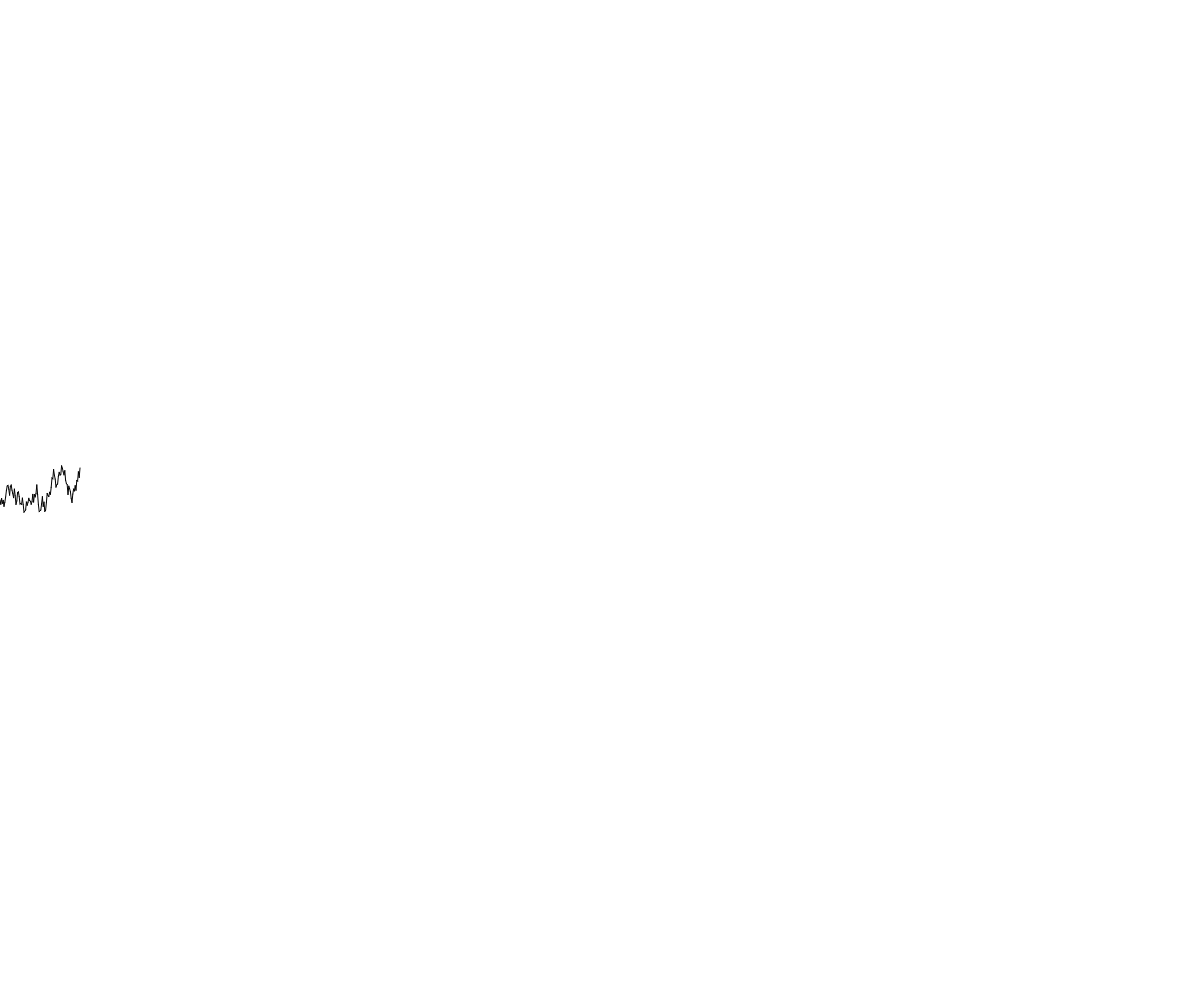
Frame 1 (no input)
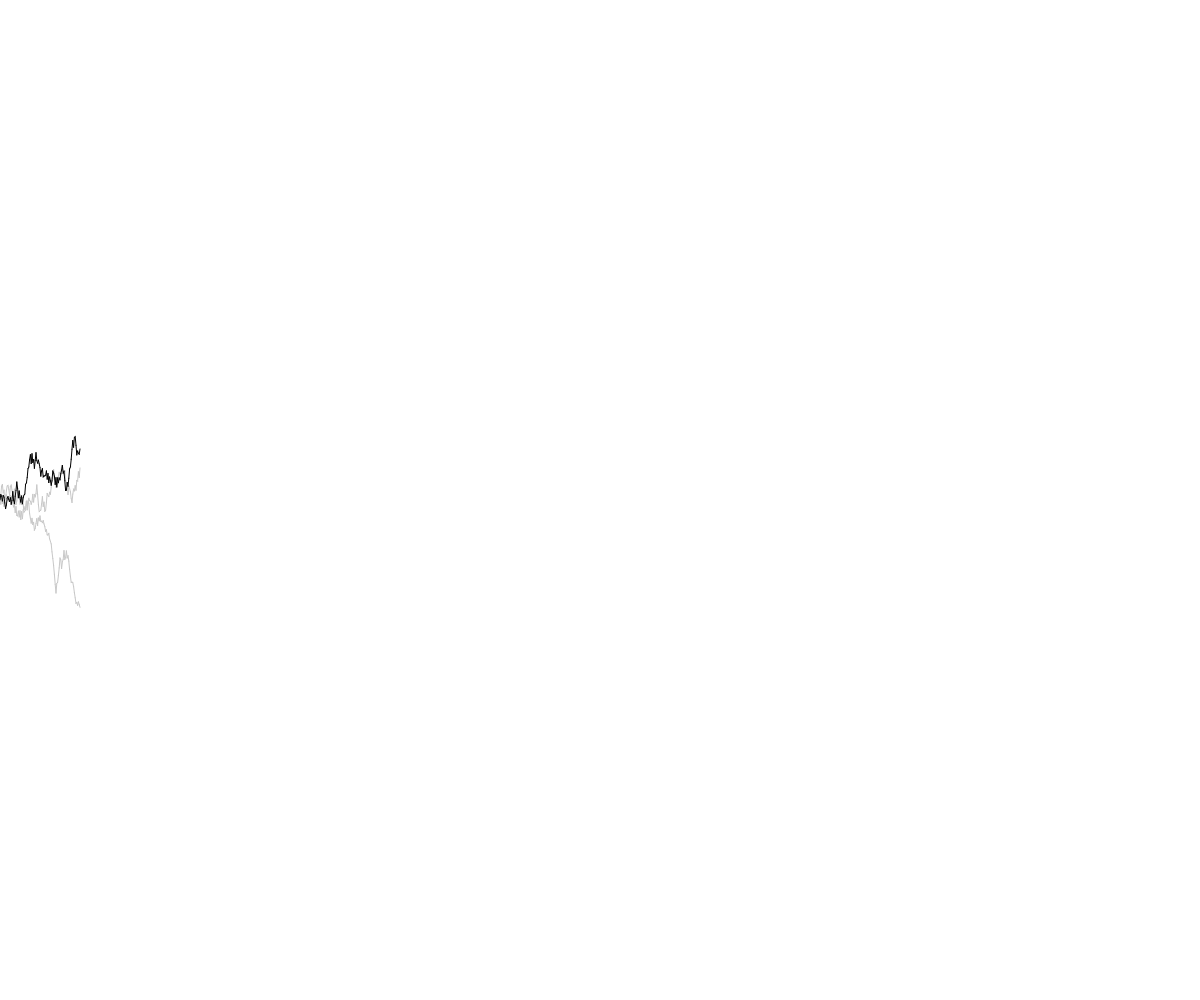
Frame 60 (no input)
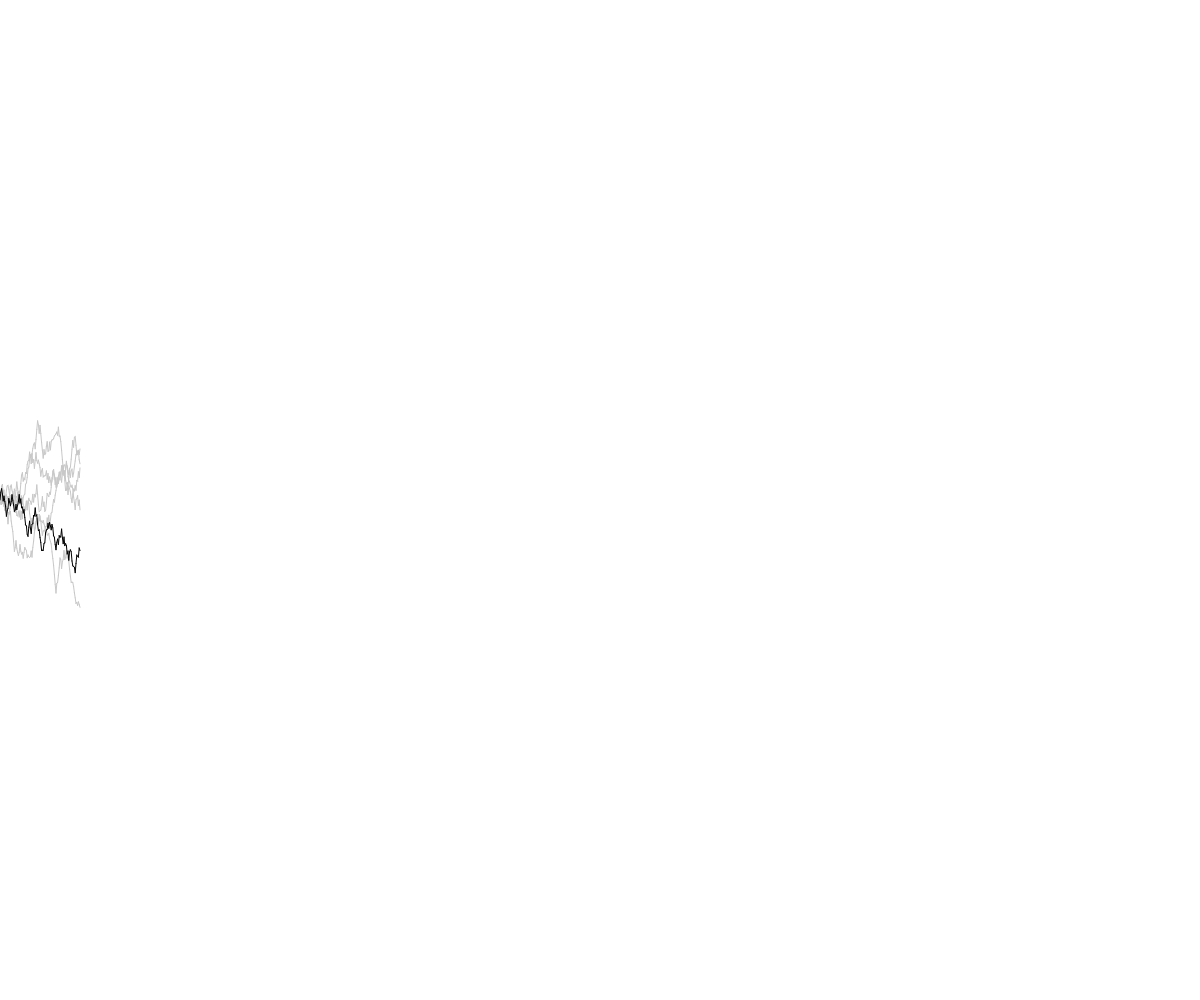
Frame 120 (the mouse pressed at the canvas centre since frame 60)

The p5.js sketch that drew these frames (run headless with seeded random() and noise() and a simulated clock; from frame 60 on, the mouse is pressed at the canvas centre):

// p5.js sketch
// ── sketch.js
let listOfLineCollections = [];
let activeLineCollection = [];
let committedLineCollection = [];

let x;
let y;
const xSectionCount = 15;
let xSectionWidth;
let currentSection = 0;

let score;

function setup() {
  x = 0;
  y = windowHeight / 2;

  xSectionWidth = windowWidth / xSectionCount;

  createCanvas(windowWidth, windowHeight);

  setInterval(() => {
    buildNewLines();
  }, 500);

  background(256);

  activeLineCollection = genLines(x, 0, x + xSectionWidth, windowHeight, y);
}

function buildNewLines() {
  listOfLineCollections.push(activeLineCollection);
  activeLineCollection = genLines(x, 0, x + xSectionWidth, windowHeight, y);
}

function keyPressed() {
  let [x1, y1, x2, y2] = activeLineCollection[activeLineCollection.length - 1];

  committedLineCollection.push(activeLineCollection);

  x += xSectionWidth;
  y = y2;
  currentSection += 1;

  buildNewLines();
}

function draw() {
  if (currentSection < xSectionCount) {
    background(256);

    stroke(200);
    for (let lineCollection of listOfLineCollections) {
      drawLines(lineCollection);
    }

    stroke(0);
    drawLines(activeLineCollection);
    for (let lineCollection of committedLineCollection) {
      drawLines(lineCollection);
    }
  }
}

function drawLines(lines) {
  for (let [x1, y1, x2, y2] of lines) {
    line(x1, y1, x2, y2);
  }
}

function genLines(x1, y1, x2, y2, y) {
  const xStepCount = 100;

  const xStep = (x2 - x1) / xStepCount;
  const yStep = (y2 - y1) / 100;

  let x = x1;

  const lines = [];

  for (let i = 0; i < xStepCount; i++) {
    const diff = (random(2) - 1) * yStep;
    const newY = y + diff;

    lines.push([x, y, x + xStep, newY]);

    y = newY;
    x += xStep;
  }

  return lines;
}

// ── style.css
html, body {
  margin: 0;
  padding: 0;
}
canvas {
  display: block;
  letter-spacing: 0.2em;
}
